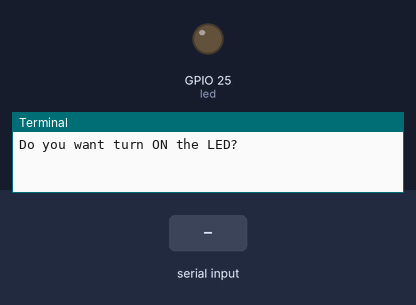
Simulated run of this program. Board: Raspberry Pi (BCM pin numbers). Parts: output pins drawn as LEDs (lit = HIGH), the last lines printed to the terminal. The test bench sets the inputs (shaded band).

Above: at 1.2 s.
1.3 s: "yes" typed at the terminal, then Enter
At 1.7 s:
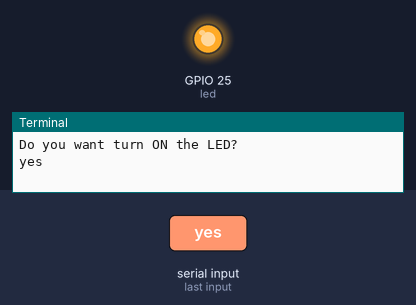
2.8 s: "no" typed at the terminal, then Enter
5.8 s: "1" typed at the terminal, then Enter
Timing chart, 0 to 8.8 s (numbered marks = the images above; inputs shaded):
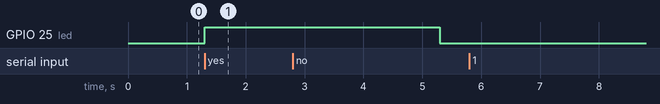

Measured:
- after the input at 1.3 s, GPIO 25 (led): LOW → HIGH at once

The program:

Practice_5_LED_KeyB.py
```python
#PRACTICA 5 / PRENDER LED CON TECLADO
#Turn a LED with keyboard.
from gpiozero import LED 		#libreria para LED - LED library.
from time import sleep			#libreria tiempo/sleep.
led = LED(25) 					#pin donde esta declarado el LED - Raspberry pin GPIO for LED
while True:
	print("Do you want turn ON the LED?")
	cmd = input()
	if(cmd == "yes"):
		led.on()				#prende el led - Turn ON the LED:
		sleep(4) 				#prende por 4 segundos - for 4 seconds.
		led.off()				#apaga el led - Turn OFF the LED.
	if(cmd == "no"):
		led.off()				#apaga el led - Turn OFF the LED.
#Follow me on my YouTube channel: https://www.youtube.com/@adrieltrejodearcos3335
```
